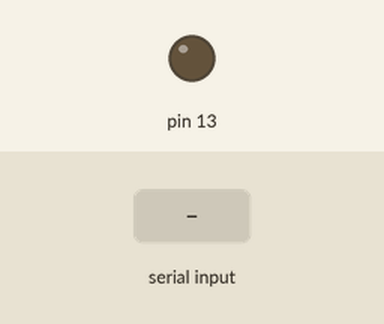
Bench run of a sketch on a simulated Arduino Uno, built with avr-gcc and run on an emulated ATmega328P. Shown: output pins drawn as LEDs (lit = HIGH). Inputs (shaded band) come from the test bench. What the sketch prints to the serial monitor is not drawn.

Above: at 1.2 s.
1.3 s: byte 30 received over Serial
At 2.4 s:
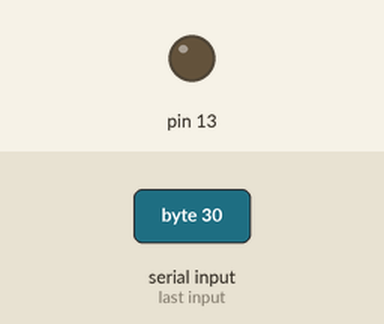
2.8 s: byte 90 received over Serial
At 3.3 s:
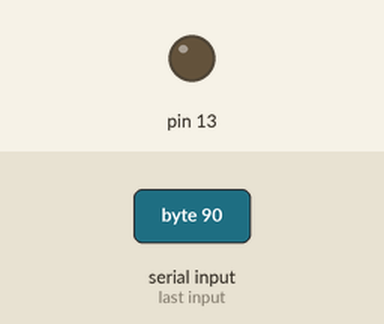
4.3 s: byte 120 received over Serial
At 5.7 s:
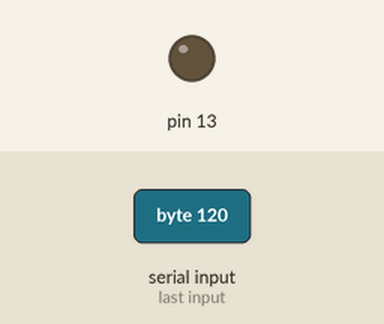
Timing chart, 0 to 7.3 s (numbered marks = the images above; inputs shaded):
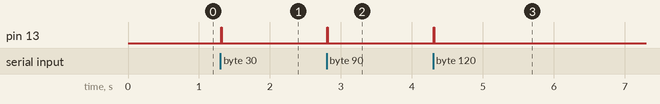

Measured:
- after the input at 1.3 s, pin 13: LOW → HIGH at once, → LOW 0.01 s later
- after the input at 2.8 s, pin 13: LOW → HIGH at once, → LOW 0.01 s later
- after the input at 4.3 s, pin 13: LOW → HIGH at once, → LOW 0.01 s later

The sketch:

ir_receive.ino
```cpp
//dirt cheap wireless RX
void setup()
{
  Serial.begin(2400);
  pinMode(13, OUTPUT);
}

void loop()
{
  // if incoming serial
  if (Serial.available()) {
    readSerial();
    digitalWrite(13, HIGH);
  } else {
    digitalWrite(13, LOW);
  }
  delay(10);
}

void readSerial() {
  char val = Serial.read();
  Serial.print(val);
}
```
